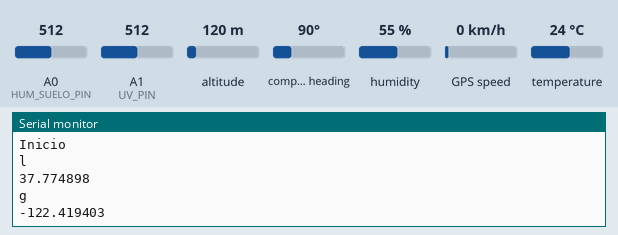
The sketch below on a simulated Arduino Uno, built with avr-gcc and run on an emulated ATmega328P. Parts: the last lines printed to the serial monitor. Inputs (shaded band) come from the test bench; at power-on: humidity 55 %, A0 (HUM_SUELO_PIN) = 512, A1 (UV_PIN) = 512, temperature 24 °C, altitude 120 m, compass heading 90°, GPS speed 0 km/h. The GPS gets a fix after 3 s at 37.7749, -122.4194 with 8 satellites.

Above: at 6.2 s.
6.3 s: humidity set to 22 %
At 8.8 s:
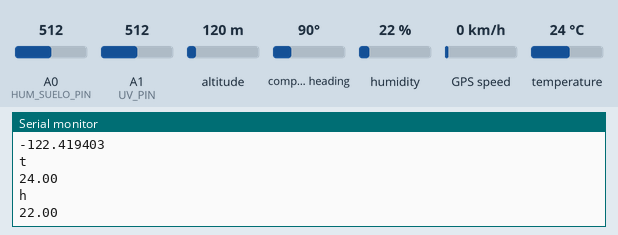
9.5 s: A0 (HUM_SUELO_PIN) set to 716
At 10.9 s:
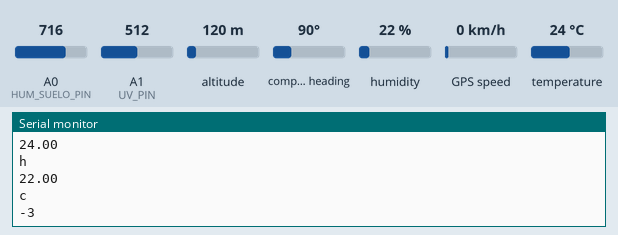
12.7 s: A1 (UV_PIN) set to 716
At 14.0 s:
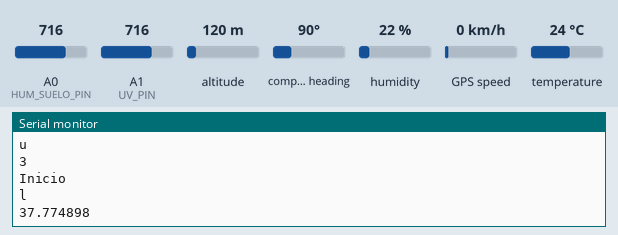
14.2 s: temperature set to 12 °C
At 15.6 s:
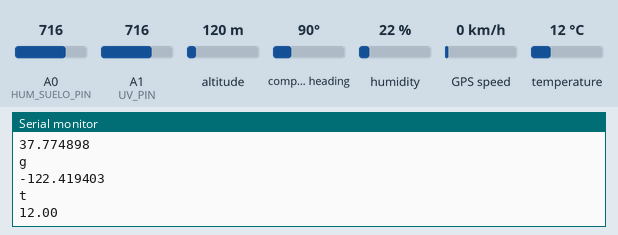
15.7 s: A0 (HUM_SUELO_PIN) set to 992
At 16.6 s:
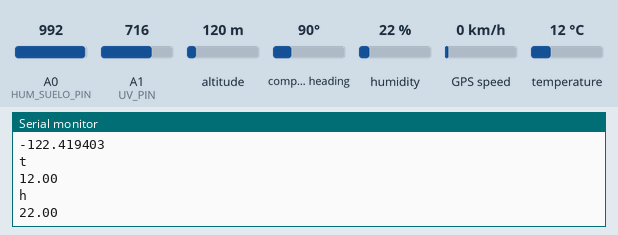
17.2 s: A1 (UV_PIN) set to 992
At 19.62 s:
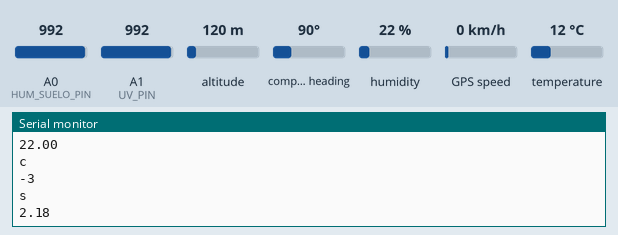
Timing chart, 0 to 19.7 s (numbered marks = the images above; inputs shaded):
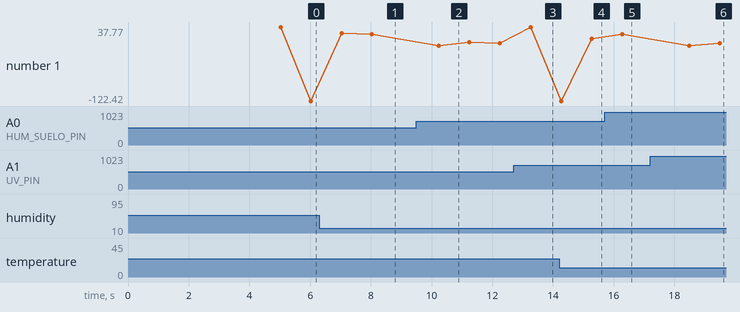

Measured:
- after the input at 6.3 s, the serial monitor: prints a new line after 1.7 s (image 1)
- after the input at 14.2 s, the serial monitor: prints a new line after 1.1 s (image 4)
- plotted number 1: -122.42 → 22 after the input at 6.3 s, 37.77 → 12 after the input at 14.2 s

The sketch:

Lectura_Arduino.ino
```cpp
#include <SoftwareSerial.h>
#include <DHT.h>
#include <TinyGPS.h>

#define RX_CO2 10
#define TX_CO2 9
#define HUM_SUELO_PIN A0
#define DHT_PIN 11
#define DHT_TYPE DHT22
#define UV_PIN A1
#define RX_GPS 4
#define TX_GPS 6

#define ESPERA_ENTRE_LECTURAS 100 // Leer cada 100 ms
#define ESPERA_ENTRE_PRESENTACIONES 1000 // Mostrar el índice cada 30 s
#define CANTIDAD_INDICES_UV 11

TinyGPS gps;
SoftwareSerial gpsSerial(RX_GPS, TX_GPS); // Creación de comunicación con GPS
DHT dht(DHT_PIN, DHT_TYPE); // Creación de comunicación con sensor DHT22
SoftwareSerial co2Serial(RX_CO2, TX_CO2); // Creación de comunicación serial con sensor MH-Z19B

/* Variables sensor MH-Z19B: */
const long tiempo_precalentamiento = 100;
int co2Inicial = 400;

/* Variables sensor Humedad del Suelo Capacitivo */
int hum_min = 516, hum_max = 256, lect_hum_suelo = 0;
float hum_suelo;

/* Variables sensor DHT22 */
//float hum, temp;

/* Variables sensor UV */
unsigned int lectura_sensor,contador_lecturas=1;
float media_lecturas, total_lecturas=0.0;
int valor_indice_uv[CANTIDAD_INDICES_UV]={210,295,378,467,563,646,738,818,907,1003,1022}; // De 1 a 11
int indice_uv;
byte indice;
boolean buscando_indice_uv;
long cronometro_lecturas,cronometro_presentaciones, tiempo_transcurrido;

/* Variables GPS */
float flat, flon;

void setup() {
  Serial.begin(9600);
  co2Serial.begin(9600);
  gpsSerial.begin(9600);
  dht.begin(); // Inicialización comunicación con sensor DHT22

  lectura_sensor = analogRead(UV_PIN); // La primera lectura es incorrecta (normalmente cero)
  cronometro_lecturas = millis(); // Esperar un ciclo de lectura para estabilizar el sensor y la entrada analógica
  cronometro_presentaciones = millis();

  if (precalentando()) {
    //Serial.print("Preheating");
    while (precalentando()) {
      //Serial.print(".");
      delay(5000);
    }
    //Serial.println();
  }
}

void loop() {
  Serial.println("Inicio");

  /* GPS*/
  gpsSerial.begin(9600);
  gpsSerial.listen();
  if (Validar_GPS()){
      gps.f_get_position(&flat, &flon);
      Serial.println("l");
      Serial.println(flat == TinyGPS::GPS_INVALID_F_ANGLE ? 0.0 : flat, 6);
      delay(1000);
      Serial.println("g");
      Serial.println(flon == TinyGPS::GPS_INVALID_F_ANGLE ? 0.0 : flon, 6);
   }
   else {
    Serial.println("l");
    Serial.println(-6);
    delay(1000);
    Serial.println("g");
    Serial.println(-7);
    }
    gpsSerial.end();
    delay(1000);

  /* SENSOR DHT22 */
  float hum = dht.readHumidity();
  float temp = dht.readTemperature();

  Serial.println("t");
  if (isnan(temp)) {
    Serial.println(-1);
  }
  else {
    Serial.println(temp);
  }
  delay(1000);

  Serial.println("h");
  if (isnan(hum)) {
    Serial.println(-2);
  }
  else {
    Serial.println(hum);
  }
  delay(1000);

  /*SENSOR MH-Z19B*/
  int lect_CO2;
  co2Serial.listen();
  lect_CO2 = leerco2UART();
  Serial.println("c");
  if(lect_CO2 > 0){
    Serial.println(lect_CO2);
  } else {
    Serial.println(-3);
  }
  delay(1000);

  /* SENSOR HUMEDAD DEL SUELO CAPACITIVO */
  lect_hum_suelo = analogRead(HUM_SUELO_PIN); // Lectura analógica del sensor
  hum_suelo = 6000000*(pow(lect_hum_suelo,-2.149)); // Conversión lectura a %Humedad
  Serial.println("s");
  if (isnan(hum_suelo)){
    Serial.println(-4);
  } else if(hum_suelo < 0) {
    hum_suelo = 0.00;
    Serial.println(hum_suelo);
  } else if(hum_suelo > 100){
    hum_suelo = 100;
    Serial.println(hum_suelo);
  } else{
    Serial.println(hum_suelo);
  }

  delay(1000);

  /* SENSOR UV */
  indice_uv = lectura_uv();
  Serial.println("u");
  if(isnan(indice_uv)){
    Serial.println(-5);
  }
  else{
    Serial.println(indice_uv);
  }
  delay(1000);

}
/* BLOQUES DE FUNCIONES PARA SENSOR MH-Z19B*/
boolean precalentando(){
  return millis() < (tiempo_precalentamiento);
}

int leerco2UART(){
  byte cmd[9] = {0xFF, 0x01, 0x86, 0x00, 0x00, 0x00, 0x00, 0x00, 0x79};
  byte response[9];
  co2Serial.write(cmd,9);
  memset(response, 0, 9);
  int waited = 0;
  while (co2Serial.available() == 0) {
    //if (debug) Serial.print(".");
    delay(100);  // wait a short moment to avoid false reading
    if (waited++ > 10) {
      //if (debug) Serial.println(F("No response after 10 seconds"));
      co2Serial.flush();
      return -1;
    }
  }
  boolean skip = false;
  while (co2Serial.available() > 0 && (unsigned char)co2Serial.peek() != 0xFF) {
    if (!skip) {
     // Serial.print(F("MHZ: - skipping unexpected readings:"));
      skip = true;
    }
    //Serial.print(" ");
    //Serial.print(co2Serial.peek(), HEX);
    co2Serial.read();
  }
  if (skip) Serial.println();
  if (co2Serial.available() > 0) {
    int count = co2Serial.readBytes(response, 9);
    if (count < 9) {
      co2Serial.flush();
      //Serial.println("Lectura incompleta");
      return -2;
    }
  } else {
    co2Serial.flush();
    return -2;
  }

  //Serial.print(F("  << "));
  for (int i = 0; i < 9; i++) {
    //Serial.print(response[i], HEX);
    //Serial.print(F("  "));
  }
  //Serial.println(F(""));

  byte check = getCheckSum(response);
  if (response[8] != check) {
    //Serial.println(F("MHZ: Checksum not OK!"));
    //Serial.print(F("MHZ: Received: "));
    //Serial.println(response[8], HEX);
    //Serial.print(F("MHZ: Should be: "));
    //Serial.println(check, HEX);
    //temperature = STATUS_CHECKSUM_MISMATCH;
    co2Serial.flush();
    return -3;
  }
  int ppm_uart = 256 * (int)response[2] + response[3];
  byte status = response[5];
  if (status != 0) {
    //Serial.print(F(" ! Status maybe not OK ! "));
    //Serial.println(status, HEX);
  } else {
    //Serial.print(F(" Status  OK: "));
    //Serial.println(status, HEX);
  }
  co2Serial.flush();
  return ppm_uart;
}

byte getCheckSum(byte* packet) {
//  if (!SerialConfigured) {
//    if (debug) Serial.println(F("-- serial is not configured"));
//    return STATUS_SERIAL_NOT_CONFIGURED;
//  }
//  if (debug) Serial.println(F("  getCheckSum()"));
  byte i;
  unsigned char checksum = 0;
  for (i = 1; i < 8; i++) {
    checksum += packet[i];
  }
  checksum = 0xff - checksum;
  checksum += 1;
  return checksum;
}

/* BLOQUES DE FUNCIONES SENSOR HUMEDAD DEL SUELO*/
float mapfloat(long x, long in_min, long in_max, long out_min, long out_max){
 return (float)(x - in_min) * (out_max - out_min) / (float)(in_max - in_min) + out_min;
}
/* BLOQUES DE FUNCIONES SENSOR UV*/
int lectura_uv(){
  tiempo_transcurrido=millis()-cronometro_lecturas;
  if(tiempo_transcurrido>ESPERA_ENTRE_LECTURAS)
  {
    cronometro_lecturas=millis();
    lectura_sensor=analogRead(UV_PIN);
    total_lecturas+=lectura_sensor;
    media_lecturas=total_lecturas/contador_lecturas++;
  }
  tiempo_transcurrido=millis()-cronometro_presentaciones;
  if(tiempo_transcurrido>ESPERA_ENTRE_PRESENTACIONES)
  {
    cronometro_presentaciones=millis();
    buscando_indice_uv=true;
    indice=CANTIDAD_INDICES_UV;
    while(buscando_indice_uv&&indice>0)
    {
      indice--;
      if(media_lecturas>valor_indice_uv[indice])
      {
        buscando_indice_uv=false;
      }
    }
    contador_lecturas=1;
    total_lecturas=0.0;
  }
  return indice;
}

/* BLOQUES DE FUNCIONES GPS */
bool Validar_GPS(){
 bool newData = false;

   // Intentar recibir secuencia durante un segundo
   for (unsigned long start = millis(); millis() - start < 1000;)
   {
      while (gpsSerial.available())
      {
         char c = gpsSerial.read();
         if (gps.encode(c)) {// Nueva secuencia recibida
            newData = true;
            return newData;
            }
      }
   }
   return newData;
}
```
